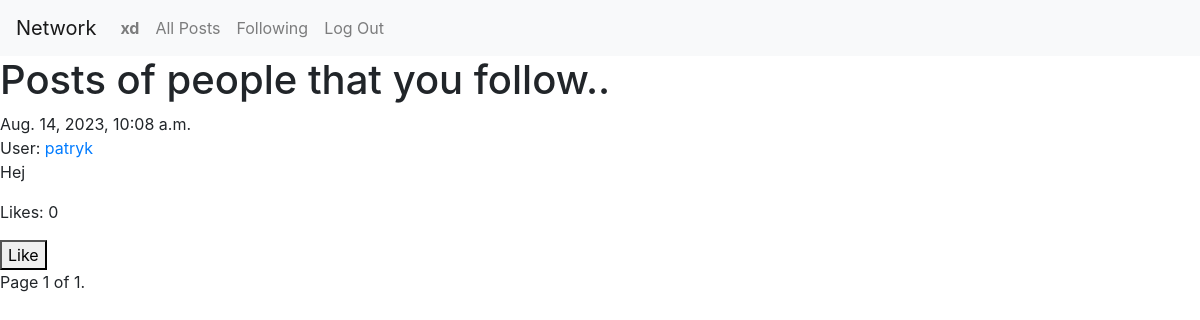
The page /following (signed in) on the database as committed earlier.
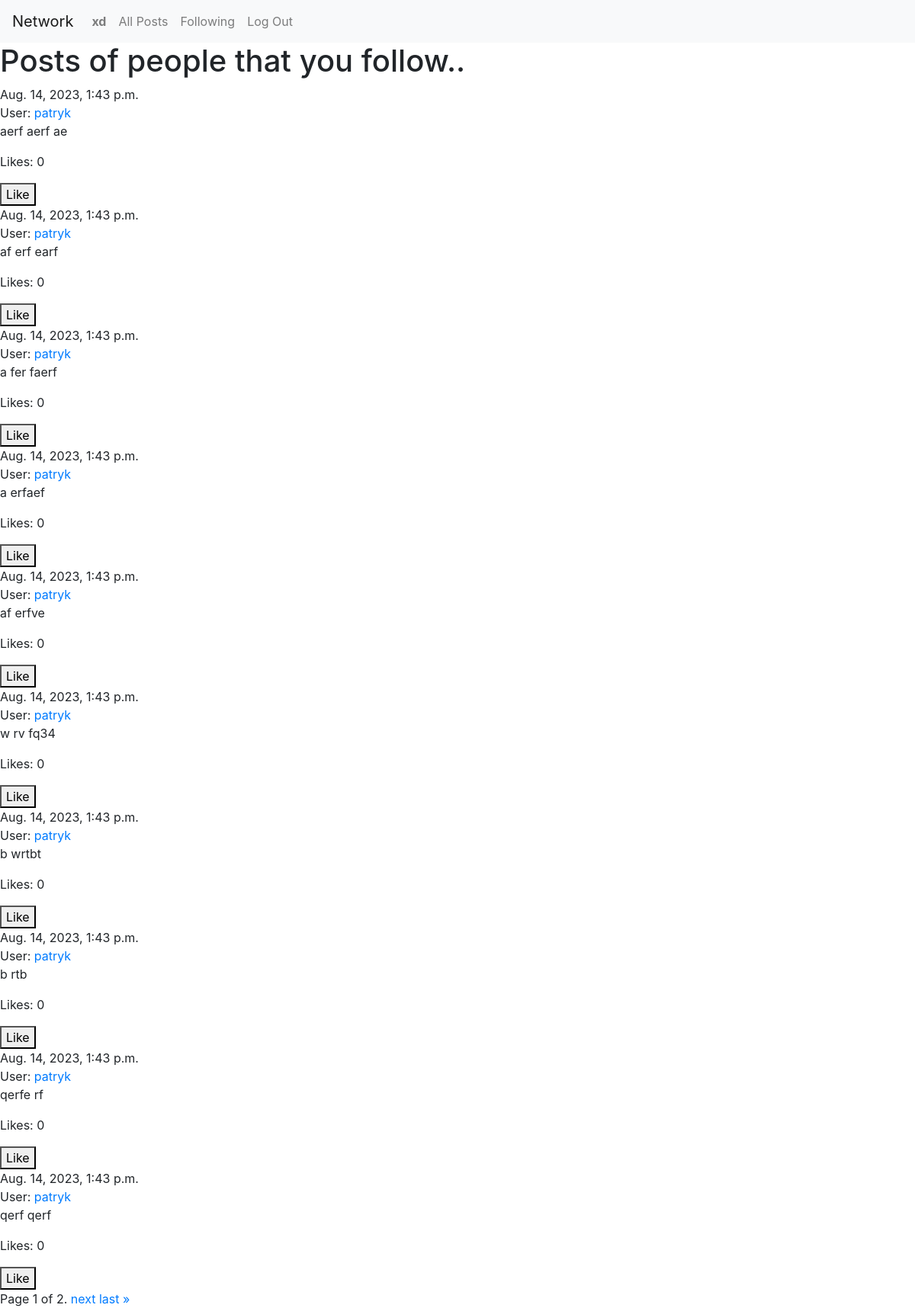
The same page on the database as committed later.
### network/models.py (models this page shows)
class User(AbstractUser):
    followers = models.ManyToManyField('self', symmetrical=False, related_name='following', default=0)

class Post(models.Model):
    user = models.ForeignKey(User,on_delete=models.CASCADE)
    post = models.TextField(max_length=256)
    timestamp = models.DateTimeField(auto_now_add=True)

### network/views.py (the view)
# urls.py: path("following", views.following_view, name="following"),
def following_view(request):
    if request.user.is_authenticated:
        current_user = User.objects.get(id=request.user.id)
        user_following = current_user.following.all()
        posts_list = Post.objects.filter(user__in=user_following).order_by('-timestamp')
        for post in posts_list:
            post.likes_count = Likes.objects.filter(post=post).count()
        paginator = Paginator(posts_list, 10)
        page_number = request.GET.get('page')
        page_obj = paginator.get_page(page_number)
        return render(request, 'network/following.html', {
            'posts_list':posts_list,
            'page_obj': page_obj
        })

### network/templates/network/following.html (shortened to what this page needs)
{% extends "network/layout.html" %}
{% block body %}
    <h1>Posts of people that you follow..</h1>
    {% if posts_list %}
        {% for post in page_obj %}
        {{post.timestamp}}
        <br>
            User: <a href="{% url 'profile_view' post.user.id %}">{{post.user}}</a>
            <br>
            <div data-post-id="{{ post.id }}" id="post_container">
                <p id="post">{{post.post}} </p>
            </div>
            {% if user.is_authenticated %}
                <div id="likes">
                    <p>Likes: <span id="count_likes">{{ post.likes_count }}</span></p>
                    <button id="like_button" data-post-id="{{ post.id }}">Like</button>
                </div>
            {% endif %}
        {% endfor %}
        <div class="pagination">
            <span class="step-links">
                <span class="current">
                    Page {{ page_obj.number }} of {{ page_obj.paginator.num_pages }}.
                </span>
                {% if page_obj.has_next %}
                    <a href="?page={{ page_obj.next_page_number }}">next</a>
                    <a href="?page={{ page_obj.paginator.num_pages }}">last &raquo;</a>
                {% endif %}
            </span>
        </div>
    {% endif %}
{% endblock %}

### network/templates/network/layout.html (shortened to what this page needs)
{% load static %}
<!DOCTYPE html>
<html lang="en">
    <head>
        <link rel="stylesheet" href="https://stackpath.bootstrapcdn.com/bootstrap/4.4.1/css/bootstrap.min.css">
        <link href="{% static 'network/styles.css' %}" rel="stylesheet">
    </head>
    <body>
        <nav class="navbar navbar-expand-lg navbar-light bg-light">
            <a class="navbar-brand" href="{% url 'index' %}">Network</a>
            <div>
              <ul class="navbar-nav mr-auto">
                {% if user.is_authenticated %}
                    <li class="nav-item">
                        <a class="nav-link" href="{% url 'profile_view' user.id %}"><strong>{{ user.username }}</strong></a>
                    </li>
                {% endif %}
                <li class="nav-item">
                  <a class="nav-link" href="{% url 'index' %}">All Posts</a>
                </li>
                {% if user.is_authenticated %}
                    <li class="nav-item">
                        <a class="nav-link" href="{% url 'following' %}">Following</a>
                    </li>
                    <li class="nav-item">
                        <a class="nav-link" href="{% url 'logout' %}">Log Out</a>
                    </li>
                {% endif %}
              </ul>
            </div>
          </nav>
        <div class="body">
            {% block body %}
            {% endblock %}
        </div>
    </body>
</html>

Rows that differ between the two databases and show on the page:
no longer on this page (row unchanged): Post: timestamp "Aug. 14, 2023, 10:08 a.m.", user "patryk", post "Hej", likes_count "0"
added Post: timestamp "Aug. 14, 2023, 1:43 p.m.", user "patryk", post "aerf aerf ae", likes_count "0"
added Post: timestamp "Aug. 14, 2023, 1:43 p.m.", user "patryk", post "af erf earf", likes_count "0"
added Post: timestamp "Aug. 14, 2023, 1:43 p.m.", user "patryk", post "a fer faerf", likes_count "0"
added Post: timestamp "Aug. 14, 2023, 1:43 p.m.", user "patryk", post "a erfaef", likes_count "0"
added Post: timestamp "Aug. 14, 2023, 1:43 p.m.", user "patryk", post "af erfve", likes_count "0"
added Post: timestamp "Aug. 14, 2023, 1:43 p.m.", user "patryk", post "w rv fq34", likes_count "0"
added Post: timestamp "Aug. 14, 2023, 1:43 p.m.", user "patryk", post "b wrtbt", likes_count "0"
added Post: timestamp "Aug. 14, 2023, 1:43 p.m.", user "patryk", post "b rtb", likes_count "0"
added Post: timestamp "Aug. 14, 2023, 1:43 p.m.", user "patryk", post "qerfe rf", likes_count "0"
added Post: timestamp "Aug. 14, 2023, 1:43 p.m.", user "patryk", post "qerf qerf", likes_count "0"
Other text that changed with them:
{{ page_obj.paginator.num_pages }}: "1" → "2"
text now shown: "next last »"
